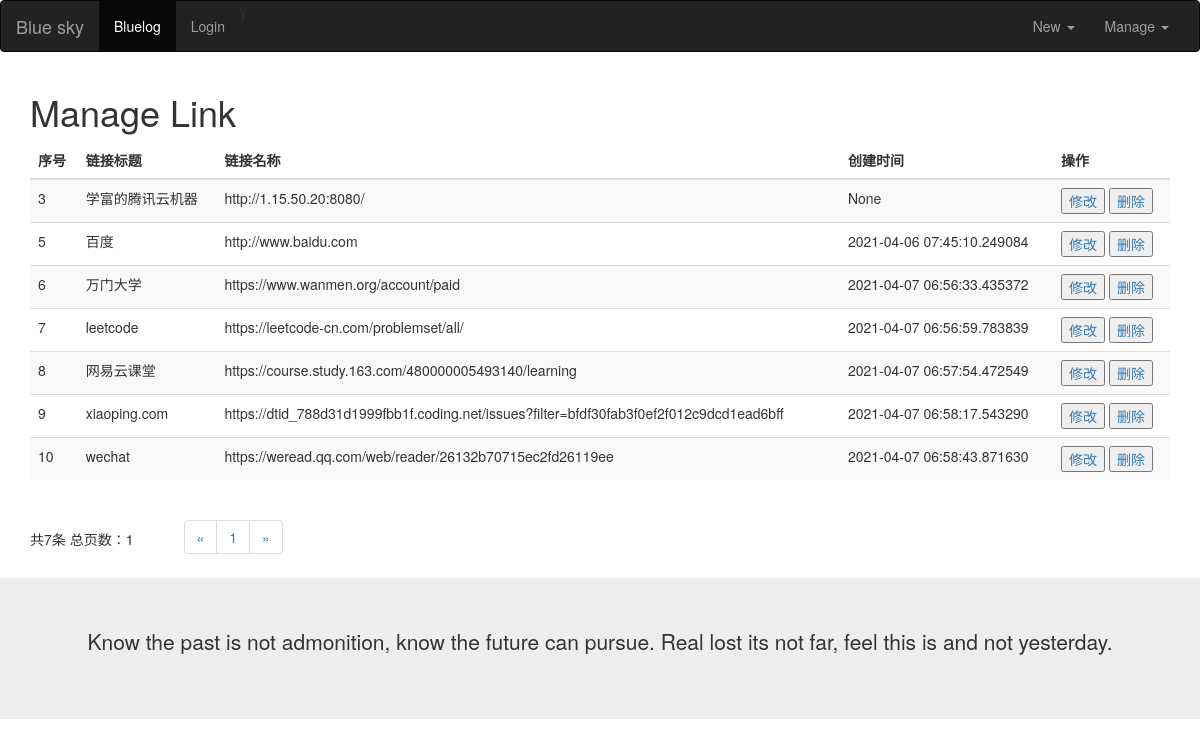
Page /admin/managelink on the committed database.
### models.py (models this page shows)
class Link(db.Model):
    link_id = db.Column(db.Integer, primary_key=True)
    link_name = db.Column(db.String(30))
    link_url = db.Column(db.String(255))
    link_timestamp = db.Column(db.DateTime, default=datetime.utcnow, index=True)

### views/blogs/admin.py (the view)
@admin_app.route('/managelink', methods=['get', 'post'])
def manageLink():
    page = request.args.get('page')
    if page is not None:
        links = Link.query.paginate(int(page), 10)
    else:
        links = Link.query.paginate(1, 10)
    return render_template("admin/manage_link.html", links=links.items,
                           pages=links.pages,  # 总页数
                           total=links.total,  # 总条数
                           pageList=links.iter_pages(),  # 自动分页
                           next_num=links.next_num,  # 下一页
                           prev_num=links.prev_num  # 上一页
                           )

### templates/admin/manage_link.html (shortened to what this page needs)
{% extends 'blog_base.html' %}
{% block content %}
<h1>Manage Link</h1>
<div class="row">
    <div class="col-sm-12">
        <table class="table table-striped">
          <thead>
            <tr>
                <th>序号</th>
                <th>链接标题</th>
                <th>链接名称</th>
                <th>创建时间</th>
                <th>操作</th>
            </tr>
          </thead>
          <tbody>
            {% for link in links %}
            <tr>
                <td>{{ link.link_id}}</td>
                <td>{{ link.link_name}}</td>
                <td>{{ link.link_url}}</td>
                <td>{{ link.link_timestamp }}</td>
                <td>
                    <a href="{{ url_for("admin_app.editLink", link_id=link.link_id) }}"><button type="button">修改</button></a>
                    <a href="{{ url_for("admin_app.deleteLink", link_id=link.link_id) }}"><button type="button">删除</button></a>
                </td>
            </tr>
            {% endfor %}
          </tbody>
        </table>
    </div>
</div>
<table>
	<tr>
	<td>共{{ total }}条 总页数：{{ pages }}</td>
	<td >
		<ul class="pagination" style="margin-left: 50px">
			{% if prev_num != None %}
				<li><a href="?page={{ prev_num }}">&laquo;</a></li>
			{% else %}
				<li><a href="#">&laquo;</a></li>
			{% endif %}
			{% for page in pageList %}
				{% if page != None %}
					<li><a href="?page={{ page }}">{{ page }}</a></li>
				{% else %}
					<li><a href="#">...</a></li>
				{% endif %}
			{% endfor %}
			{% if next_num != None %}
				<li><a href="?page={{ next_num }}">&raquo;</a></li>
			{% else %}
				<li><a href="#">&raquo;</a></li>
			{% endif %}
		</ul>
	</td>
	</tr>
</table>
{% endblock %}

### rows in the picture
Link: link_id "3", link_name "学富的腾讯云机器", link_url "http://1.15.50.20:8080/", link_timestamp "None"
Link: link_id "5", link_name "百度", link_url "http://www.baidu.com", link_timestamp "2021-04-06 07:45:10.249084"
Link: link_id "6", link_name "万门大学", link_url "https://www.wanmen.org/account/paid", link_timestamp "2021-04-07 06:56:33.435372"
Link: link_id "7", link_name "leetcode", link_url "https://leetcode-cn.com/problemset/all/", link_timestamp "2021-04-07 06:56:59.783839"
Link: link_id "8", link_name "网易云课堂", link_url "https://course.study.163.com/480000005493140/learning", link_timestamp "2021-04-07 06:57:54.472549"
Link: link_id "9", link_name "xiaoping.com", link_url "https://dtid_788d31d1999fbb1f.coding.net/issues?filter=bfdf30fab3f0ef2f012c9dcd1ead6bff", link_timestamp "2021-04-07 06:58:17.543290"
Link: link_id "10", link_name "wechat", link_url "https://weread.qq.com/web/reader/26132b70715ec2fd26119ee", link_timestamp "2021-04-07 06:58:43.871630"

### other values in the picture
{{ total }} "7"
{{ pages }} "1"
{{ page }} "1"
